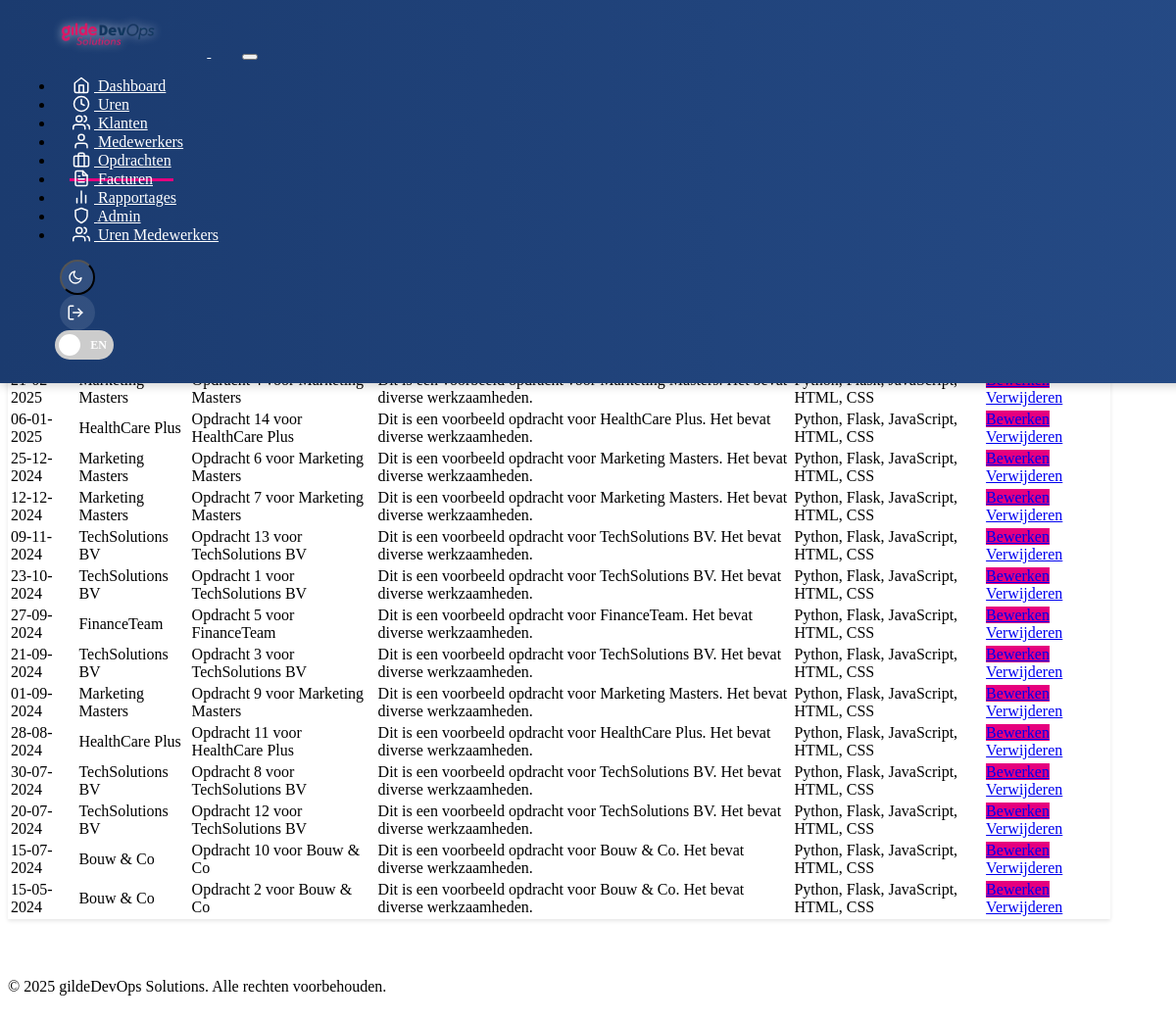
The page /opdrachten (signed in) on the database its author committed.
### models.py (models this page shows, shortened)
class Opdracht(db.Model):
    __tablename__ = 'opdracht'
    id = db.Column(db.Integer, primary_key=True)
    klant_id = db.Column(db.Integer, db.ForeignKey('klant.id', ondelete='CASCADE'), nullable=False)
    titel = db.Column(db.String(200), nullable=False)
    omschrijving = db.Column(db.Text)
    aanvraagdatum = db.Column(db.Date, nullable=False, default=datetime.utcnow)
    benodigde_kennis = db.Column(db.String(500))
    deadline = db.Column(db.Date, nullable=True)
    status = db.Column(db.String(50), default='open')  # open, in-progress, completed, cancelled
    uurtarief = db.Column(db.Float, nullable=True)  # Hourly rate for this assignment
    created_at = db.Column(db.DateTime, default=datetime.utcnow)
    werkzaamheden = db.relationship('Werkzaamheid', backref='opdracht', lazy=True)
    facturen = db.relationship('Factuur', backref='opdracht', lazy=True)
    __table_args__ = (
        Index('idx_opdracht_klant', 'klant_id'),
        Index('idx_opdracht_datum', 'aanvraagdatum'),
        Index('idx_opdracht_status', 'status'),
    )

class Klant(db.Model):
    __tablename__ = 'klant'
    id = db.Column(db.Integer, primary_key=True)
    bedrijfsnaam = db.Column(db.String(100), nullable=False)
    voornaam = db.Column(db.String(50), nullable=False)
    tussenvoegsel = db.Column(db.String(20))
    achternaam = db.Column(db.String(50), nullable=False)
    functie = db.Column(db.String(100))
    email = db.Column(db.String(120), unique=True, nullable=False)
    telefoonnummer = db.Column(db.String(20))
    adres = db.Column(db.String(200))
    postcode = db.Column(db.String(10))
    plaats = db.Column(db.String(100))
    land = db.Column(db.String(100), default='Nederland')
    btw_nummer = db.Column(db.String(50))
    kvk_nummer = db.Column(db.String(50))
    status = db.Column(db.String(50), default='actief')  # actief, inactief, prospect
    created_at = db.Column(db.DateTime, default=datetime.utcnow)
    opdrachten = db.relationship('Opdracht', backref='klant', lazy=True)
    facturen = db.relationship('Factuur', backref='klant', lazy=True)
    __table_args__ = (
        Index('idx_klant_email', 'email'),
        Index('idx_klant_naam', 'bedrijfsnaam', 'achternaam'),
        Index('idx_klant_status', 'status'),
    )

### routes.py (the view, shortened to what this page needs)
@app.route('/opdrachten')
@login_required
def opdrachten():
    search = request.args.get('search', '')
    query = Opdracht.query
    opdrachten = query.order_by(Opdracht.aanvraagdatum.desc()).all()
    return render_template('opdrachten.html', opdrachten=opdrachten, search=search)

### templates/opdrachten.html (shortened to what this page needs)
{% extends "base.html" %}
{% block content %}
<div class="row">
    <div class="col-md-12">
        <div class="card">
            <div class="card-header">
                <div class="d-flex justify-content-between align-items-center">
                    <h5 class="mb-0" data-translate="Opdrachten Overzicht">Opdrachten Overzicht</h5>
                    {% if not export_mode %}
                    <div class="d-flex gap-2">
                        <div class="dropdown">
                            <button class="btn btn-secondary dropdown-toggle" type="button" data-bs-toggle="dropdown">
                            </button>
                            <ul class="dropdown-menu">
                                <li><a class="dropdown-item" href="{{ url_for('export_data', entity='opdrachten', format='pdf') }}">
                                    <i data-feather="file-text"></i> PDF
                                </a></li>
                                <li><a class="dropdown-item" href="{{ url_for('export_data', entity='opdrachten', format='excel') }}">
                                    <i data-feather="file"></i> Excel
                                </a></li>
                                <li><a class="dropdown-item" href="{{ url_for('export_data', entity='opdrachten', format='csv') }}">
                                    <i data-feather="file"></i> CSV
                                </a></li>
                            </ul>
                        </div>
                        <a href="{{ url_for('add_opdracht') }}" class="btn btn-primary">
                        </a>
                    </div>
                    {% endif %}
                </div>
            </div>
            <div class="card-body">
                {% if not export_mode %}
                <form class="mb-4" method="GET">
                    <div class="input-group">
                        <input type="text" class="form-control" name="search"
                               data-placeholder="Zoek op titel of omschrijving..."
                               placeholder="Zoek op titel of omschrijving..."
                               value="{{ search }}">
                        <button class="btn btn-outline-secondary" type="submit" data-translate="Zoeken">Zoeken</button>
                    </div>
                </form>
                {% endif %}
                <div class="table-responsive">
                    <table class="table">
                        <thead>
                            <tr>
                                <th data-translate="Datum">Datum</th>
                                <th data-translate="Klant">Klant</th>
                                <th data-translate="Titel">Titel</th>
                                <th data-translate="Omschrijving">Omschrijving</th>
                                <th data-translate="Benodigde Kennis">Benodigde Kennis</th>
                            </tr>
                        </thead>
                        <tbody>
                            {% for opdracht in opdrachten %}
                            <tr>
                                <td>{{ opdracht.aanvraagdatum.strftime('%d-%m-%Y') }}</td>
                                <td>{{ opdracht.klant.bedrijfsnaam }}</td>
                                <td>{{ opdracht.titel }}</td>
                                <td>{{ opdracht.omschrijving }}</td>
                                <td>{{ opdracht.benodigde_kennis or '-' }}</td>
                                <td class="text-end">
                                    <a href="{{ url_for('edit_opdracht', id=opdracht.id) }}" class="btn btn-sm btn-primary">
                                    </a>
                                    <a href="{{ url_for('delete_opdracht', id=opdracht.id) }}" class="btn btn-sm btn-danger"
                                       onclick="return confirm('Weet je zeker dat je deze opdracht wilt verwijderen?')">
                                    </a>
                                </td>
                            </tr>
                            {% endfor %}
                        </tbody>
                    </table>
                </div>
            </div>
        </div>
    </div>
</div>
{% endblock %}

### templates/base.html (shortened to what this page needs)
<!DOCTYPE html>
<html lang="en" data-bs-theme="dark">
<head>
    <link href="https://cdn.replit.com/agent/bootstrap-agent-dark-theme.min.css" rel="stylesheet">
    <link href="https://cdn.jsdelivr.net/npm/feather-icons/dist/feather.min.css" rel="stylesheet">
    <link href="{{ url_for('static', filename='css/custom.css') }}" rel="stylesheet">
</head>
<body>
    <nav class="navbar navbar-expand-lg navbar-dark">
        <div class="container">
            <a class="navbar-brand" href="{{ url_for('index') }}">
                <img src="{{ url_for('static', filename='logo.webp') }}" alt="UrenRegistratie Logo" height="50" width="auto">
            </a>
            {% if current_user.is_authenticated %}
            <button class="navbar-toggler" type="button" data-bs-toggle="collapse" data-bs-target="#navbarNav" aria-controls="navbarNav" aria-expanded="false" aria-label="Toggle navigation">
            </button>
            <div class="collapse navbar-collapse" id="navbarNav">
                <ul class="navbar-nav me-auto">
                    <li class="nav-item">
                        <a class="nav-link{% if request.path == url_for('dashboard') %} active{% endif %}" href="{{ url_for('dashboard') }}">
                            <i data-feather="home" class="feather-sm"></i> <span data-translate="Dashboard">Dashboard</span>
                        </a>
                    </li>
                    <li class="nav-item">
                        <a class="nav-link{% if request.path == url_for('time_entries') %} active{% endif %}" href="{{ url_for('time_entries') }}">
                            <i data-feather="clock" class="feather-sm"></i> <span data-translate="Uren">Uren</span>
                        </a>
                    </li>
                    <li class="nav-item">
                        <a class="nav-link{% if request.path == url_for('klanten') %} active{% endif %}" href="{{ url_for('klanten') }}">
                            <i data-feather="users" class="feather-sm"></i> <span data-translate="Klanten">Klanten</span>
                        </a>
                    </li>
                    <li class="nav-item">
                        <a class="nav-link{% if request.path == url_for('medewerkers') %} active{% endif %}" href="{{ url_for('medewerkers') }}">
                            <i data-feather="user" class="feather-sm"></i> <span data-translate="Medewerkers">Medewerkers</span>
                        </a>
                    </li>
                    <li class="nav-item">
                        <a class="nav-link{% if request.path == url_for('opdrachten') %} active{% endif %}" href="{{ url_for('opdrachten') }}">
                            <i data-feather="briefcase" class="feather-sm"></i> <span data-translate="Opdrachten">Opdrachten</span>
                        </a>
                    </li>
                    <li class="nav-item">
                        <a class="nav-link{% if request.path == url_for('facturen') %} active{% endif %}" href="{{ url_for('facturen') }}">
                            <i data-feather="file-text" class="feather-sm"></i> <span data-translate="Facturen">Facturen</span>
                        </a>
                    </li>
                    <li class="nav-item">
                        <a class="nav-link{% if request.path == url_for('reports_dashboard') %} active{% endif %}" href="{{ url_for('reports_dashboard') }}">
                            <i data-feather="bar-chart-2" class="feather-sm"></i> <span data-translate="Rapportages">Rapportages</span>
                        </a>
                    </li>
                    {% if current_user.has_role(RoleEnum.ADMIN) %}
                    <li class="nav-item">
                        <a class="nav-link{% if request.path == url_for('admin_dashboard') %} active{% endif %}" href="{{ url_for('admin_dashboard') }}">
                            <i data-feather="shield" class="feather-sm"></i> <span data-translate="Admin">Admin</span>
                        </a>
                    </li>
                    {% endif %}
                    {% if current_user.has_role(RoleEnum.ADMIN) or current_user.has_role(RoleEnum.AFDELINGSHOOFD) or current_user.has_role(RoleEnum.VERKOOP) %}
                    <li class="nav-item">
                        <a class="nav-link{% if request.path == url_for('admin_employee_time_entries') %} active{% endif %}" href="{{ url_for('admin_employee_time_entries') }}">
                            <i data-feather="users" class="feather-sm"></i> <span data-translate="Uren Medewerkers">Uren Medewerkers</span>
                        </a>
                    </li>
                    {% endif %}
                </ul>
                <ul class="navbar-nav user-actions">
                    <li class="nav-item">
                        <button class="btn btn-link" id="themeToggle" aria-label="Toggle theme">
                            <i data-feather="moon" class="feather-sm"></i>
                        </button>
                    </li>
                    <li class="nav-item">
                        <a class="btn btn-link" href="{{ url_for('logout') }}" aria-label="Logout">
                            <i data-feather="log-out" class="feather-sm"></i>
                        </a>
                    </li>
                    <li class="nav-item d-flex align-items-center">
                        <label class="language-toggle ms-2" id="languageToggle">
                            <span class="language-toggle-slider">
                                <span class="lang-label lang-nl">NL</span>
                                <span class="lang-label lang-en">EN</span>
                            </span>
                        </label>
                    </li>
                </ul>
            </div>
            {% endif %}
        </div>
    </nav>
    <main class="container mt-4">
        <div class="row">
            <div class="col-12">
                {% block content %}{% endblock %}
            </div>
        </div>
    </main>
    <footer class="mt-5 py-3 text-center text-muted">
        <div class="container">
            <p class="mb-0">&copy; 2025 gildeDevOps Solutions. <span data-translate="Alle rechten voorbehouden">Alle rechten voorbehouden</span>.</p>
        </div>
    </footer>
</body>
</html>

### rows shown on the page
Opdracht: klant.bedrijfsnaam "TechSolutions…"
Opdracht: aanvraagdatum "21-02-2025", klant.bedrijfsnaam "Marketing Masters", titel "Opdracht 4 voor Marketing Masters", omschrijving "Dit is een voorbeeld opdracht voor Marketing Masters. Het bevat diverse werkzaamheden.", benodigde_kennis "Python, Flask, JavaScript, HTML, CSS"
Opdracht: aanvraagdatum "06-01-2025", klant.bedrijfsnaam "HealthCare Plus", titel "Opdracht 14 voor HealthCare Plus", omschrijving "Dit is een voorbeeld opdracht voor HealthCare Plus. Het bevat diverse werkzaamheden.", benodigde_kennis "Python, Flask, JavaScript, HTML, CSS"
Opdracht: aanvraagdatum "25-12-2024", klant.bedrijfsnaam "Marketing Masters", titel "Opdracht 6 voor Marketing Masters", omschrijving "Dit is een voorbeeld opdracht voor Marketing Masters. Het bevat diverse werkzaamheden.", benodigde_kennis "Python, Flask, JavaScript, HTML, CSS"
Opdracht: aanvraagdatum "12-12-2024", klant.bedrijfsnaam "Marketing Masters", titel "Opdracht 7 voor Marketing Masters", omschrijving "Dit is een voorbeeld opdracht voor Marketing Masters. Het bevat diverse werkzaamheden.", benodigde_kennis "Python, Flask, JavaScript, HTML, CSS"
Opdracht: aanvraagdatum "09-11-2024", klant.bedrijfsnaam "TechSolutions BV", titel "Opdracht 13 voor TechSolutions BV", omschrijving "Dit is een voorbeeld opdracht voor TechSolutions BV. Het bevat diverse werkzaamheden.", benodigde_kennis "Python, Flask, JavaScript, HTML, CSS"
Opdracht: aanvraagdatum "23-10-2024", klant.bedrijfsnaam "TechSolutions BV", titel "Opdracht 1 voor TechSolutions BV", omschrijving "Dit is een voorbeeld opdracht voor TechSolutions BV. Het bevat diverse werkzaamheden.", benodigde_kennis "Python, Flask, JavaScript, HTML, CSS"
Opdracht: aanvraagdatum "27-09-2024", klant.bedrijfsnaam "FinanceTeam", titel "Opdracht 5 voor FinanceTeam", omschrijving "Dit is een voorbeeld opdracht voor FinanceTeam. Het bevat diverse werkzaamheden.", benodigde_kennis "Python, Flask, JavaScript, HTML, CSS"
Opdracht: aanvraagdatum "21-09-2024", klant.bedrijfsnaam "TechSolutions BV", titel "Opdracht 3 voor TechSolutions BV", omschrijving "Dit is een voorbeeld opdracht voor TechSolutions BV. Het bevat diverse werkzaamheden.", benodigde_kennis "Python, Flask, JavaScript, HTML, CSS"
Opdracht: aanvraagdatum "01-09-2024", klant.bedrijfsnaam "Marketing Masters", titel "Opdracht 9 voor Marketing Masters", omschrijving "Dit is een voorbeeld opdracht voor Marketing Masters. Het bevat diverse werkzaamheden.", benodigde_kennis "Python, Flask, JavaScript, HTML, CSS"
Opdracht: aanvraagdatum "28-08-2024", klant.bedrijfsnaam "HealthCare Plus", titel "Opdracht 11 voor HealthCare Plus", omschrijving "Dit is een voorbeeld opdracht voor HealthCare Plus. Het bevat diverse werkzaamheden.", benodigde_kennis "Python, Flask, JavaScript, HTML, CSS"
Opdracht: aanvraagdatum "30-07-2024", klant.bedrijfsnaam "TechSolutions BV", titel "Opdracht 8 voor TechSolutions BV", omschrijving "Dit is een voorbeeld opdracht voor TechSolutions BV. Het bevat diverse werkzaamheden.", benodigde_kennis "Python, Flask, JavaScript, HTML, CSS"
Opdracht: aanvraagdatum "20-07-2024", klant.bedrijfsnaam "TechSolutions BV", titel "Opdracht 12 voor TechSolutions BV", omschrijving "Dit is een voorbeeld opdracht voor TechSolutions BV. Het bevat diverse werkzaamheden.", benodigde_kennis "Python, Flask, JavaScript, HTML, CSS"
Opdracht: aanvraagdatum "15-07-2024", klant.bedrijfsnaam "Bouw & Co", titel "Opdracht 10 voor Bouw & Co", omschrijving "Dit is een voorbeeld opdracht voor Bouw & Co. Het bevat diverse werkzaamheden.", benodigde_kennis "Python, Flask, JavaScript, HTML, CSS"
Opdracht: aanvraagdatum "15-05-2024", klant.bedrijfsnaam "Bouw & Co", titel "Opdracht 2 voor Bouw & Co", omschrijving "Dit is een voorbeeld opdracht voor Bouw & Co. Het bevat diverse werkzaamheden.", benodigde_kennis "Python, Flask, JavaScript, HTML, CSS"
